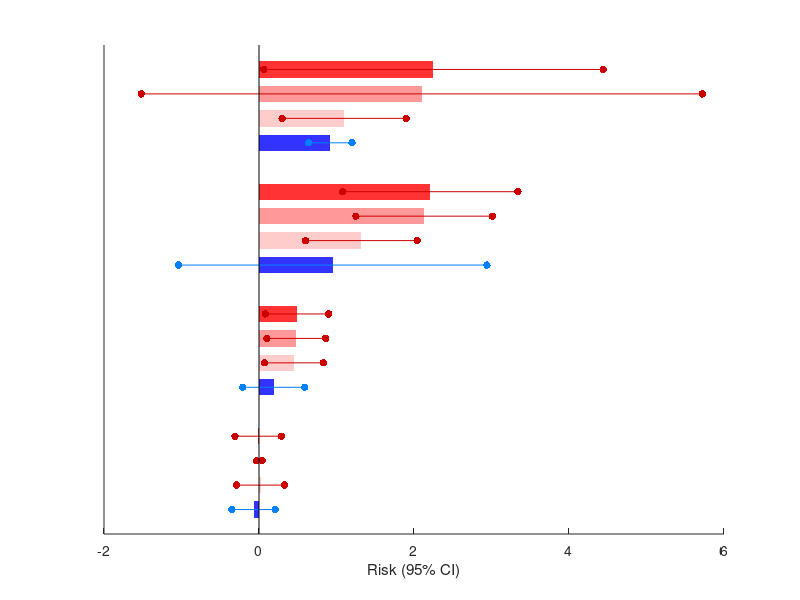

This chart was generated by the following MATLAB code: (Note: this script raises an error after producing the figure.)
%%

clc
clear
close all
set(0,'defaultfigurecolor','w')

figure_fontsize=18;

yy=-[2
     3.5
     5
     6.5
     
     8.5+1
     10+1
     11.5+1
     13+1
     
     15+2
     16.5+2
     18+2
     19.5+2
     
     21.5+3
     23+3
     24.5+3
     26+3];

xx1=[2.25 0.06 4.44
    2.10 -1.52 5.72
    1.10 0.30, 1.90
    0.92 0.64, 1.20
    
    2.21 1.08, 3.34
    2.13 1.25, 3.01
    1.32 0.60, 2.04
    0.95 -1.04, 2.94
    
    0.49 0.08, 0.90
    0.48 0.10, 0.86
    0.45 0.07, 0.83
    0.19 -0.21, 0.59
    
    0.01 -0.31, 0.29
    0.006 -0.03, 0.04
    0.02 -0.29, 0.33
    0.07 -0.35, 0.21];

oo1=[0
    0
    0
    0
    
    0
    0
    0
    0
    
    0
    0
    0
    0
    
    -0.01
    0
    0
    -0.07];

BarColor=[255 51 51
    255 153 153
    255 204 204
    51 51 255
    
    255 51 51
    255 153 153
    255 204 204
    51 51 255
    
    255 51 51
    255 153 153
    255 204 204
    51 51 255
    
    255 51 51
    255 153 153
    255 204 204
    51 51 255]/255;

MarkerColor=[204 0 0
    204 0 0
    204 0 0
    0 128 255
    
    204 0 0
    204 0 0
    204 0 0
    0 128 255
    
    204 0 0
    204 0 0
    204 0 0
    0 128 255
    
    204 0 0
    204 0 0
    204 0 0
    0 128 255]/255;


fig1=figure(1);
for i=1:length(yy)
    rectangle('Position',[oo1(i),yy(i),xx1(i,1),1],'FaceColor',BarColor(i,:),'EdgeColor','none')
    hold on
    scatter(xx1(i,2),yy(i)+0.5,30,MarkerColor(i,:),'o','filled')
    hold on
    scatter(xx1(i,3),yy(i)+0.5,30,MarkerColor(i,:),'o','filled')
    hold on
    linex=[xx1(i,2),xx1(i,3)];
    liney=[yy(i),yy(i)]+0.5;
    plot(linex,liney,'-','color',MarkerColor(i,:))
end
set(gca,'ytick',[],'yticklabel',[])

xref=[0 0];
yref=[0 -30];
plot(xref,yref,'-k')

xlabel('Risk (95% CI)')
fig1.Position = [475 79 286 898];
set(gca,'fontsize',figure_fontsize,'fontname','times new roman')



%%



yy=-[2
     3.5
     5
     6.5
     
     8.5+1
     10+1
     11.5+1
     13+1
     
     15+2
     16.5+2
     18+2
     19.5+2
     
     21.5+3
     23+3
     24.5+3
     26+3];

xx2=[1.70 0.83, 2.57
    1.37 0.37, 2.37
    1.10 0.30, 1.90
    0.92 0.64, 1.20
    
    1.57 1.12, 2.03
    0.92 0.43, 1.41
    0.41 0.11, 0.71
    0.91 0.04, 1.86
    
    0.58 0.31, 0.85
    0.44 0.18, 0.70
    0.23 -0.008, 0.47
    0.09 -0.85, 0.67
    
    0.008 -0.21, 0.23
    0.005 -0.04, 0.05
    0.02 -0.12, 0.16
    0.008 -0.17, 0.19];

oo2=[0
    0
    0
    0
    
    0
    0
    0
    0
    
    0
    0
    0
    -0.09
    
    0
    0
    0
    0];



fig2=figure(2);
for i=1:length(yy)
    rectangle('Position',[oo2(i),yy(i),xx2(i,1),1],'FaceColor',BarColor(i,:),'EdgeColor','none')
    hold on
    scatter(xx2(i,2),yy(i)+0.5,30,'ok','filled')
    hold on
    scatter(xx2(i,3),yy(i)+0.5,30,'ok','filled')
    hold on
    linex=[xx2(i,2),xx2(i,3)];
    liney=[yy(i),yy(i)]+0.5;
    plot(linex,liney,'-k')
end
set(gca,'ytick',[],'yticklabel',[])

xref=[0 0];
yref=[0 -30];
plot(xref,yref,'-k')
xlim([-2,6])
xlabel('Risk (%)')
fig2.Position = [475 79 286 898];
set(gca,'fontsize',figure_fontsize,'fontname','times new roman')


%%



yy=-[2
     3.5
     5
     6.5
     
     8.5+1
     10+1
     11.5+1
     13+1
     
     15+2
     16.5+2
     18+2
     19.5+2
     
     21.5+3
     23+3
     24.5+3
     26+3];

xx3=[0.14 -0.26, 0.54
    0.38 -0.007, 0.77
    0.48 -0.11, 1.07
    0.60 -0.13, 1.33
    
    0.13 -0.49, 0.23
    0.38 -0.004, 0.76
    0.53 -0.07, 1.13
    0.22 -0.13, 0.57
    
    0.24 -0.10, 0.58
    0.33 -0.05, 0.71
    0.21 -0.13, 0.55
    0.12 -0.13, 0.37
    
    0.12 -0.20, 0.44
    0.009 -0.22, 0.24
    0.01 -0.14, 0.12
    0.015 -0.014, 0.044];

oo3=[0
    0
    0
    0
    
    -0.13
    0
    0
    0
    
    0
    0
    0
    0
    
    0
    0
    0
    0];



fig3=figure(3);
for i=1:length(yy)
    rectangle('Position',[oo3(i),yy(i),xx3(i,1),1],'FaceColor',BarColor(i,:),'EdgeColor','none')
    hold on
    scatter(xx3(i,2),yy(i)+0.5,30,'ok','filled')
    hold on
    scatter(xx3(i,3),yy(i)+0.5,30,'ok','filled')
    hold on
    linex=[xx3(i,2),xx3(i,3)];
    liney=[yy(i),yy(i)]+0.5;
    plot(linex,liney,'-k')
end
set(gca,'ytick',[],'yticklabel',[])

xref=[0 0];
yref=[0 -30];
plot(xref,yref,'-k')
xlim([-2,6])
xlabel('Risk (%)')
fig3.Position = [475 79 286 898];
set(gca,'fontsize',figure_fontsize,'fontname','times new roman')

%%



yy=-[2
     3.5
     5
     6.5
     
     8.5+1
     10+1
     11.5+1
     13+1
     
     15+2
     16.5+2
     18+2
     19.5+2
     
     21.5+3
     23+3
     24.5+3
     26+3];

xx4=[1.26 -0.71, 3.23
    1.58 -1.96, 5.12
    0.93 -0.97, 2.83
    1.42 1.11, 1.73
    
    1.13 -0.63, 2.89
    0.44 -0.67, 1.55
    1.07 0.98, 1.16
    1.08 0.15, 2.01
    
    0.23 -0.34, 0.80
    0.23 -0.07, 0.53
    0.28 0.10, 0.46
    0.09 -0.05, 0.23
    
    0.04 -0.44, 0.52
    0.003 -0.11, 0.12
    0.02 0.01, 0.03
    0.02 -0.36, 0.32];

oo4=[0
    0
    0
    0
    
    0
    0
    0
    0
    
    0
    0
    0
    0
    
    0
    0
    0
    -0.02];



fig4=figure(4);
for i=1:length(yy)
    rectangle('Position',[oo4(i),yy(i),xx4(i,1),1],'FaceColor',BarColor(i,:),'EdgeColor','none')
    hold on
    scatter(xx4(i,2),yy(i)+0.5,30,'ok','filled')
    hold on
    scatter(xx4(i,3),yy(i)+0.5,30,'ok','filled')
    hold on
    linex=[xx4(i,2),xx4(i,3)];
    liney=[yy(i),yy(i)]+0.5;
    plot(linex,liney,'-k')
end
set(gca,'ytick',[],'yticklabel',[])

xref=[0 0];
yref=[0 -30];
plot(xref,yref,'-k')
xlim([-2,6])
xlabel('Risk (%)')
fig4.Position = [475 79 286 898];
set(gca,'fontsize',figure_fontsize,'fontname','times new roman')





fig5=figure(5)
fig5.Position = [475 79 1500 898];
[ha,pos]=tight_subplot(1,4,[0.1 0.1],[0.1 0.1],[0.1,0.1])

axes(ha(2))

for i=1:length(yy)
    rectangle('Position',[oo1(i),yy(i),xx1(i,1),1],'FaceColor',BarColor(i,:),'EdgeColor','none')
    hold on
    scatter(xx1(i,2),yy(i)+0.5,30,MarkerColor(i,:),'o','filled')
    hold on
    scatter(xx1(i,3),yy(i)+0.5,30,MarkerColor(i,:),'o','filled')
    hold on
    linex=[xx1(i,2),xx1(i,3)];
    liney=[yy(i),yy(i)]+0.5;
    plot(linex,liney,'-','color',MarkerColor(i,:))
end
xlim([-2 6])
ylim([-30 0])
set(gca,'ytick',[],'yticklabel',[])
set(gca,'xtick',[-2:2:6],'xticklabel',[-2:2:6])
%xref=[0 0];
%yref=[0 -30];
%plot(xref,yref,'-k')

xlim([-2 6])

xlabel('Risk (95% CI)')
set(gca,'fontsize',figure_fontsize,'fontname','times new roman')

axes(ha(3))

for i=1:length(yy)
    rectangle('Position',[oo2(i),yy(i),xx2(i,1),1],'FaceColor',BarColor(i,:),'EdgeColor','none')
    hold on
    scatter(xx2(i,2),yy(i)+0.5,30,MarkerColor(i,:),'o','filled')
    hold on
    scatter(xx2(i,3),yy(i)+0.5,30,MarkerColor(i,:),'o','filled')
    hold on
    linex=[xx2(i,2),xx2(i,3)];
    liney=[yy(i),yy(i)]+0.5;
    plot(linex,liney,'-','color',MarkerColor(i,:))
end
set(gca,'ytick',[],'yticklabel',[])
set(gca,'xtick',[-2:2:6],'xticklabel',[-2:2:6])
xref=[0 0];
%yref=[0 -30];
%plot(xref,yref,'-k')
xlim([-2,6])
xlabel('Risk (95% CI)')

set(gca,'fontsize',figure_fontsize,'fontname','times new roman')


axes(ha(4))

for i=1:length(yy)
    rectangle('Position',[oo3(i),yy(i),xx3(i,1),1],'FaceColor',BarColor(i,:),'EdgeColor','none')
    hold on
    scatter(xx3(i,2),yy(i)+0.5,30,MarkerColor(i,:),'o','filled')
    hold on
    scatter(xx3(i,3),yy(i)+0.5,30,MarkerColor(i,:),'o','filled')
    hold on
    linex=[xx3(i,2),xx3(i,3)];
    liney=[yy(i),yy(i)]+0.5;
    plot(linex,liney,'-','color',MarkerColor(i,:))
end
set(gca,'ytick',[],'yticklabel',[])
set(gca,'xtick',[-2:2:6],'xticklabel',[-2:2:6])
%xref=[0 0];
%yref=[0 -30];
%plot(xref,yref,'-k')
xlim([-2,6])
xlabel('Risk (95% CI)')

set(gca,'fontsize',figure_fontsize,'fontname','times new roman')

axes(ha(1))

for i=1:length(yy)
    rectangle('Position',[oo4(i),yy(i),xx4(i,1),1],'FaceColor',BarColor(i,:),'EdgeColor','none')
    hold on
    scatter(xx4(i,2),yy(i)+0.5,30,MarkerColor(i,:),'o','filled')
    hold on
    scatter(xx4(i,3),yy(i)+0.5,30,MarkerColor(i,:),'o','filled')
    hold on
    linex=[xx4(i,2),xx4(i,3)];
    liney=[yy(i),yy(i)]+0.5;
    plot(linex,liney,'-','color',MarkerColor(i,:))
end
set(gca,'ytick',[],'yticklabel',[])
set(gca,'xtick',[-2:2:6],'xticklabel',[-2:2:6])
%xref=[0 0];
%yref=[0 -30];
%plot(xref,yref,'-k')
xlim([-2,6])
xlabel('Risk (95% CI)')

set(gca,'fontsize',figure_fontsize,'fontname','times new roman')


%%
fig6=figure(6)

fig6.Position = [475 79 1500 898];

[ha,pos]=tight_subplot(1,1,[0.1 0.1],[0.1 0.1],[0.1,0.1])



fontsize=18;

ylim([-30 0])
xlim([-3 30])

text(10.2,0.5,'Risk (95% CI)','fontsize',figure_fontsize,'fontweight','bold','fontname','times new roman','color','k','rotation',0)
text(15.2,0.5,'Risk (95% CI)','fontsize',figure_fontsize,'fontweight','bold','fontname','times new roman','color','k','rotation',0)
text(20.2,0.5,'Risk (95% CI)','fontsize',figure_fontsize,'fontweight','bold','fontname','times new roman','color','k','rotation',0)
text(25.2,0.5,'Risk (95% CI)','fontsize',figure_fontsize,'fontweight','bold','fontname','times new roman','color','k','rotation',0)

yy=yy+0.5

text(-1,yy(4)+0.16,'Chronic IHD','fontsize',figure_fontsize,'fontweight','bold','fontname','times new roman','color','k','rotation',90)
text(-1,yy(8)+1.12,'Angina','fontsize',figure_fontsize,'fontweight','bold','fontname','times new roman','color','k','rotation',90)
text(-1,yy(12)+1.77,'MI','fontsize',figure_fontsize,'fontweight','bold','fontname','times new roman','color','k','rotation',90)
text(-1,yy(16)+1.14,'Others','fontsize',figure_fontsize,'fontweight','bold','fontname','times new roman','color','k','rotation',90)



text(0,yy(1),'Pure hot spell','fontsize',figure_fontsize,'fontname','times new roman','color','k','rotation',0)
text(0,yy(2),'Compound Event (shower/light rain)','fontsize',figure_fontsize,'fontname','times new roman','color','k','rotation',0)
text(0,yy(3),'Compound Event (moderate rain)','fontsize',figure_fontsize,'fontname','times new roman','color','k','rotation',0)
text(0,yy(4),'Extreme precipitation','fontsize',figure_fontsize,'fontname','times new roman','color','k','rotation',0)


text(0,yy(5),'Pure hot spell','fontsize',figure_fontsize,'fontname','times new roman','color','k','rotation',0)
text(0,yy(6),'Compound Event (shower/light rain)','fontsize',figure_fontsize,'fontname','times new roman','color','k','rotation',0)
text(0,yy(7),'Compound Event (moderate rain)','fontsize',figure_fontsize,'fontname','times new roman','color','k','rotation',0)
text(0,yy(8),'Extreme precipitation','fontsize',figure_fontsize,'fontname','times new roman','color','k','rotation',0)

text(0,yy(9),'Pure hot spell','fontsize',figure_fontsize,'fontname','times new roman','color','k','rotation',0)
text(0,yy(10),'Compound Event (shower/light rain)','fontsize',figure_fontsize,'fontname','times new roman','color','k','rotation',0)
text(0,yy(11),'Compound Event (moderate rain)','fontsize',figure_fontsize,'fontname','times new roman','color','k','rotation',0)
text(0,yy(12),'Extreme precipitation','fontsize',figure_fontsize,'fontname','times new roman','color','k','rotation',0)

text(0,yy(13),'Pure hot spell','fontsize',figure_fontsize,'fontname','times new roman','color','k','rotation',0)
text(0,yy(14),'Compound Event (shower/light rain)','fontsize',figure_fontsize,'fontname','times new roman','color','k','rotation',0)
text(0,yy(15),'Compound Event (moderate rain)','fontsize',figure_fontsize,'fontname','times new roman','color','k','rotation',0)
text(0,yy(16),'Extreme precipitation','fontsize',figure_fontsize,'fontname','times new roman','color','k','rotation',0)

% Pre-Warning

text(10,yy(1),'1.26 (-0.71, 3.23)','fontsize',figure_fontsize,'fontname','times new roman','color','k','rotation',0)
text(10,yy(2),'1.58 (-1.96, 5.12)','fontsize',figure_fontsize,'fontname','times new roman','color','k','rotation',0)
text(10,yy(3),'0.93 (-0.97, 2.83)','fontsize',figure_fontsize,'fontname','times new roman','color','k','rotation',0)
text(10,yy(4),'1.42 (1.11, 1.73)','fontsize',figure_fontsize,'fontname','times new roman','color','k','rotation',0)


text(10,yy(5),'1.13 (-0.63, 2.89)','fontsize',figure_fontsize,'fontname','times new roman','color','k','rotation',0)
text(10,yy(6),'0.44 (-0.67, 1.55)','fontsize',figure_fontsize,'fontname','times new roman','color','k','rotation',0)
text(10,yy(7),'1.07 (0.98, 1.16)','fontsize',figure_fontsize,'fontname','times new roman','color','k','rotation',0)
text(10,yy(8),'1.08 (0.15, 2.01)','fontsize',figure_fontsize,'fontname','times new roman','color','k','rotation',0)

text(10,yy(9),'0.23 (-0.34, 0.80)','fontsize',figure_fontsize,'fontname','times new roman','color','k','rotation',0)
text(10,yy(10),'0.23 (-0.07, 0.53)','fontsize',figure_fontsize,'fontname','times new roman','color','k','rotation',0)
text(10,yy(11),'0.28 (0.10, 0.46)','fontsize',figure_fontsize,'fontname','times new roman','color','k','rotation',0)
text(10,yy(12),'0.09 (-0.05, 0.23)','fontsize',figure_fontsize,'fontname','times new roman','color','k','rotation',0)

text(10,yy(13),'0.04 (-0.44, 0.52)','fontsize',figure_fontsize,'fontname','times new roman','color','k','rotation',0)
text(10,yy(14),'0.003 (-0.11, 0.12)','fontsize',figure_fontsize,'fontname','times new roman','color','k','rotation',0)
text(10,yy(15),'0.02 (0.01, 0.03)','fontsize',figure_fontsize,'fontname','times new roman','color','k','rotation',0)
text(10,yy(16),'-0.02 (-0.36, 0.32)','fontsize',figure_fontsize,'fontname','times new roman','color','k','rotation',0)

% Pre-Post 1week

ss=1.5;
text(10*ss,yy(1),'2.25 (0.06, 4.44)','fontsize',figure_fontsize,'fontname','times new roman','color','k','rotation',0)
text(10*ss,yy(2),'2.10 (-1.52, 5.72)','fontsize',figure_fontsize,'fontname','times new roman','color','k','rotation',0)
text(10*ss,yy(3),'1.10 (0.30, 1.90)','fontsize',figure_fontsize,'fontname','times new roman','color','k','rotation',0)
text(10*ss,yy(4),'0.92 (0.64, 1.20)','fontsize',figure_fontsize,'fontname','times new roman','color','k','rotation',0)


text(10*ss,yy(5),'2.21 (1.08, 3.34)','fontsize',figure_fontsize,'fontname','times new roman','color','k','rotation',0)
text(10*ss,yy(6),'2.13 (1.25, 3.01)','fontsize',figure_fontsize,'fontname','times new roman','color','k','rotation',0)
text(10*ss,yy(7),'1.32 (0.60, 2.04)','fontsize',figure_fontsize,'fontname','times new roman','color','k','rotation',0)
text(10*ss,yy(8),'0.95 (-1.04, 2.94)','fontsize',figure_fontsize,'fontname','times new roman','color','k','rotation',0)

text(10*ss,yy(9),'0.49 (0.08, 0.90)','fontsize',figure_fontsize,'fontname','times new roman','color','k','rotation',0)
text(10*ss,yy(10),'0.48 (0.10, 0.86)','fontsize',figure_fontsize,'fontname','times new roman','color','k','rotation',0)
text(10*ss,yy(11),'0.45 (0.07, 0.83)','fontsize',figure_fontsize,'fontname','times new roman','color','k','rotation',0)
text(10*ss,yy(12),'0.19 (-0.21, 0.59)','fontsize',figure_fontsize,'fontname','times new roman','color','k','rotation',0)

text(10*ss,yy(13),'-0.01(-0.31, 0.29)','fontsize',figure_fontsize,'fontname','times new roman','color','k','rotation',0)
text(10*ss,yy(14),'0.006 (-0.03, 0.04)','fontsize',figure_fontsize,'fontname','times new roman','color','k','rotation',0)
text(10*ss,yy(15),'0.02 (-0.29, 0.33)','fontsize',figure_fontsize,'fontname','times new roman','color','k','rotation',0)
text(10*ss,yy(16),'-0.07 (-0.35, 0.21)','fontsize',figure_fontsize,'fontname','times new roman','color','k','rotation',0)

% Pre-Post 2week

ss=2;
text(10*ss,yy(1),'1.70 (0.83, 2.57)','fontsize',figure_fontsize,'fontname','times new roman','color','k','rotation',0)
text(10*ss,yy(2),'1.37 (0.37, 2.37)','fontsize',figure_fontsize,'fontname','times new roman','color','k','rotation',0)
text(10*ss,yy(3),'1.04 (0.25, 1.83)','fontsize',figure_fontsize,'fontname','times new roman','color','k','rotation',0)
text(10*ss,yy(4),'0.84 (0.24, 1.44)','fontsize',figure_fontsize,'fontname','times new roman','color','k','rotation',0)


text(10*ss,yy(5),'1.57 (1.12, 2.03)','fontsize',figure_fontsize,'fontname','times new roman','color','k','rotation',0)
text(10*ss,yy(6),'0.92 (0.43, 1.41)','fontsize',figure_fontsize,'fontname','times new roman','color','k','rotation',0)
text(10*ss,yy(7),'0.41 (0.11, 0.71)','fontsize',figure_fontsize,'fontname','times new roman','color','k','rotation',0)
text(10*ss,yy(8),'0.91 (0.04, 1.86)','fontsize',figure_fontsize,'fontname','times new roman','color','k','rotation',0)

text(10*ss,yy(9),'0.58 (0.31, 0.85)','fontsize',figure_fontsize,'fontname','times new roman','color','k','rotation',0)
text(10*ss,yy(10),'0.44 (0.18, 0.70)','fontsize',figure_fontsize,'fontname','times new roman','color','k','rotation',0)
text(10*ss,yy(11),'0.23 (-0.008, 0.47)','fontsize',figure_fontsize,'fontname','times new roman','color','k','rotation',0)
text(10*ss,yy(12),'-0.09 (-0.85, 0.67)','fontsize',figure_fontsize,'fontname','times new roman','color','k','rotation',0)

text(10*ss,yy(13),'0.008 (-0.21, 0.23)','fontsize',figure_fontsize,'fontname','times new roman','color','k','rotation',0)
text(10*ss,yy(14),'0.005 (-0.04, 0.05)','fontsize',figure_fontsize,'fontname','times new roman','color','k','rotation',0)
text(10*ss,yy(15),'0.02 (-0.12, 0.16)','fontsize',figure_fontsize,'fontname','times new roman','color','k','rotation',0)
text(10*ss,yy(16),'0.008 (-0.17, 0.19)','fontsize',figure_fontsize,'fontname','times new roman','color','k','rotation',0)

% Pre-Post 3week

ss=2.5;
text(10*ss,yy(1),'0.14 (-0.26, 0.54)','fontsize',figure_fontsize,'fontname','times new roman','color','k','rotation',0)
text(10*ss,yy(2),'0.38 (-0.007, 0.77)','fontsize',figure_fontsize,'fontname','times new roman','color','k','rotation',0)
text(10*ss,yy(3),'0.48 (-0.11, 1.07)','fontsize',figure_fontsize,'fontname','times new roman','color','k','rotation',0)
text(10*ss,yy(4),'0.60 (-0.13, 1.33)','fontsize',figure_fontsize,'fontname','times new roman','color','k','rotation',0)


text(10*ss,yy(5),'-0.13 (-0.49, 0.23)','fontsize',figure_fontsize,'fontname','times new roman','color','k','rotation',0)
text(10*ss,yy(6),'0.38 (-0.004, 0.76)','fontsize',figure_fontsize,'fontname','times new roman','color','k','rotation',0)
text(10*ss,yy(7),'0.53 (-0.07, 1.13)','fontsize',figure_fontsize,'fontname','times new roman','color','k','rotation',0)
text(10*ss,yy(8),'0.22 (-0.13, 0.57)','fontsize',figure_fontsize,'fontname','times new roman','color','k','rotation',0)

text(10*ss,yy(9),'0.24 (-0.10, 0.58)','fontsize',figure_fontsize,'fontname','times new roman','color','k','rotation',0)
text(10*ss,yy(10),'0.33 (-0.05, 0.71)','fontsize',figure_fontsize,'fontname','times new roman','color','k','rotation',0)
text(10*ss,yy(11),'0.21 (-0.13, 0.55)','fontsize',figure_fontsize,'fontname','times new roman','color','k','rotation',0)
text(10*ss,yy(12),'0.12 (-0.13, 0.37)','fontsize',figure_fontsize,'fontname','times new roman','color','k','rotation',0)

text(10*ss,yy(13),'0.12 (-0.20, 0.44)','fontsize',figure_fontsize,'fontname','times new roman','color','k','rotation',0)
text(10*ss,yy(14),'0.009 (-0.22, 0.24)','fontsize',figure_fontsize,'fontname','times new roman','color','k','rotation',0)
text(10*ss,yy(15),'0.01 (-0.14, 0.12)','fontsize',figure_fontsize,'fontname','times new roman','color','k','rotation',0)
text(10*ss,yy(16),'0.015 (-0.014, 0.044)','fontsize',figure_fontsize,'fontname','times new roman','color','k','rotation',0)


xlabel('Risk (95% CI)')

set(gca,'fontsize',figure_fontsize,'fontname','times new roman')
